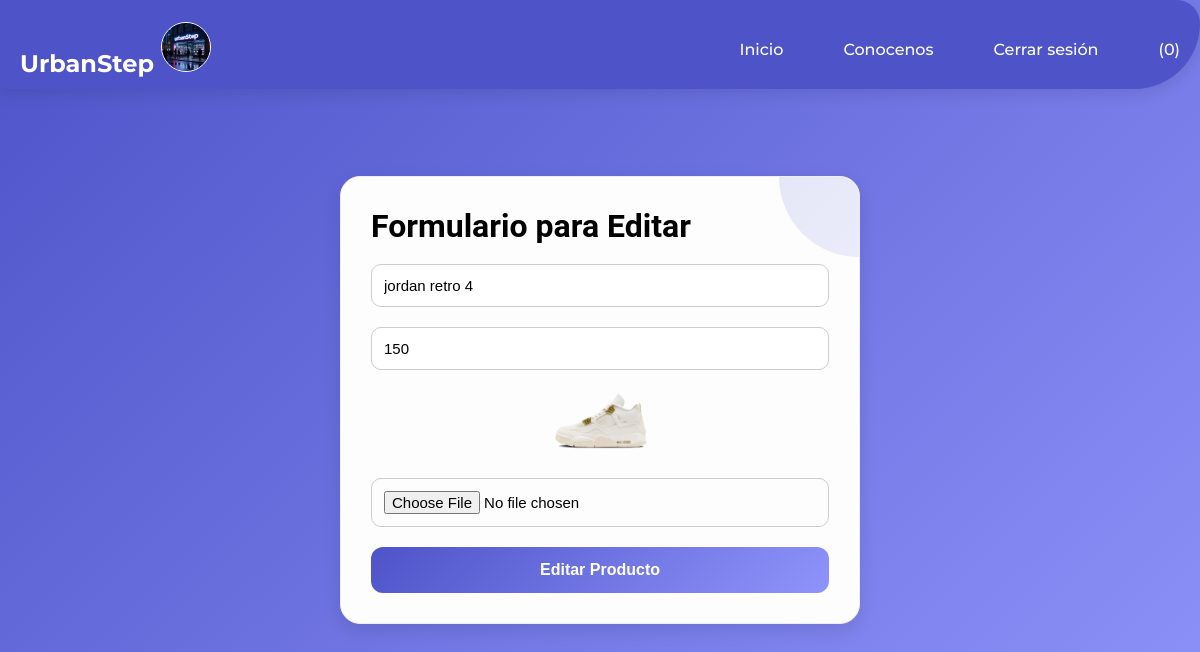
Page /login.php/editar_producto.php?id=fnrjnfjb1ttbrsewe (signed in) on the committed database.
### tables this page shows
CREATE TABLE `zapatillas` (
  `id` int(11) NOT NULL,
  `nombre` varchar(255) NOT NULL,
  `precio` varchar(255) NOT NULL,
  `imagen` varchar(255) DEFAULT NULL,
  `eliminado` tinyint(1) DEFAULT 0
);

### login.php/editar_producto.php (the view, shortened to what this page needs)
<?php
require "conexion.php";
$id = intval(preg_replace('/\D/', '', $_GET['id']));
$sentencia = "SELECT id, nombre, precio, imagen FROM zapatillas WHERE id = $id";
$sqlEditar = $conexion->query($sentencia);
if ($sqlEditar && $sqlEditar->num_rows > 0) {
    $datos = $sqlEditar->fetch_assoc();
} else {
    echo "<h3 class='alert alert-danger'>Error: no se encontró el producto con ese ID.</h3>";
    exit();
}
?>
<!DOCTYPE html>
<html lang="en">
<head>
  <link rel="stylesheet" href="../css/footer.css?v=2">
  <link rel="stylesheet" href="../css/header.css?v=2">
  <link rel="stylesheet" href="../css/login.css">
  <link rel="stylesheet" href="../css/bienvenido.css">
</head>
<body>
<div class="crear_producto">
  <h1><strong>Formulario para Editar</strong></h1>
  <br>
  <form action="edit.php" method="post" enctype="multipart/form-data">
    <input type="text" name="nombre" value="<?php echo htmlspecialchars($datos['nombre']); ?>" maxlength="14" required>
    <input type="text" step="0.01" name="precio" value="<?php echo htmlspecialchars($datos['precio']); ?>" maxlength="6" required>
    <img src="<?php echo htmlspecialchars($datos['imagen']); ?>" alt="Imagen actual" style="width:25%; margin: auto;">
    <input type="file" name="imagen" required>
    <input type="submit" name="presonar" value="Editar Producto">
  </form>
</div>
</body>
</html>

### css/footer.css (style rules this page uses)
body { margin: 0; font-family: 'Montserrat', sans-serif; }

### css/header.css (style rules this page uses)
body { font-family: 'Montserrat', sans-serif; }
.custom-header { position: fixed; top: 0; width: 100%; background: #4e54c8; border-radius: 0px 125px 350px 0; box-shadow: 0 4px 15px rgba(0, 0, 0, 0.1); padding: 20px 0px 10px 0px; display: flex; justify-content: space-between; align-items: center; z-index: 1000; }
.custom-header .logo { font-size: 24px; font-weight: bold; margin-left: 20px; color: white; }
.custom-header .nav-links a { text-decoration: none; font-weight: 500; color: white; transition: color 0.3s ease; }
.nav-links { display: flex; gap: 20px; }
.nav-links a { text-decoration: none; font-weight: 500; color: #4e54c8; padding: 20px; transition: color 0.3s ease; }

### css/login.css (style rules this page uses)
* { margin: 0; padding: 0; box-sizing: border-box; }
body { font-family: 'Montserrat', sans-serif; background: linear-gradient(135deg, #4e54c8, #8f94fb); height: 100vh; display: flex; align-items: center; justify-content: center; }

### css/bienvenido.css (style rules this page uses)
body { font-family: 'Montserrat', sans-serif; }
.crear_producto { background: #fdfdfd; border-radius: 20px; padding: 30px; margin: 40px auto; box-shadow: 0 6px 18px rgba(0, 0, 0, 0.1); max-width: 520px; font-family: 'Roboto', sans-serif; position: relative; overflow: hidden; border: 1px solid #eee; }
.crear_producto::before { content: ''; position: absolute; top: -80px; right: -80px; width: 160px; height: 160px; background: linear-gradient(135deg, #4e54c8, #8f94fb); border-radius: 50%; z-index: 0; opacity: 0.15; }
.crear_producto form { position: relative; z-index: 1; display: flex; flex-direction: column; gap: 20px; }
.crear_producto input[type="text"], .crear_producto input[type="number"], .crear_producto input[type="file"] { padding: 12px; border-radius: 10px; border: 1px solid #ccc; font-size: 15px; transition: border-color 0.3s ease; }
.crear_producto input[type="submit"] { padding: 14px; border: none; background: linear-gradient(135deg, #4e54c8, #8f94fb); border-radius: 12px; color: white; font-size: 16px; font-weight: bold; cursor: pointer; transition: transform 0.2s ease, box-shadow 0.3s ease; }

### rows in the picture
zapatillas: nombre "jordan retro 4", precio "150", imagen (picture)
